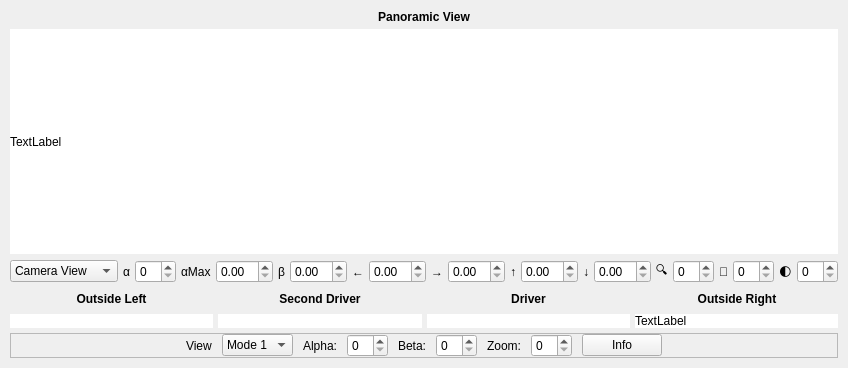
         <widget class="QWidget" name="page_calibration_dashcam">
          <layout class="QVBoxLayout" name="verticalLayout_18">
           <property name="spacing">
            <number>5</number>
           </property>
           <property name="leftMargin">
            <number>10</number>
           </property>
           <property name="topMargin">
            <number>10</number>
           </property>
           <property name="rightMargin">
            <number>10</number>
           </property>
           <property name="bottomMargin">
            <number>10</number>
           </property>
           <item>
            <widget class="QLabel" name="label_54">
             <property name="font">
              <font>
               <weight>75</weight>
               <bold>true</bold>
              </font>
             </property>
             <property name="text">
              <string>Panoramic View</string>
             </property>
             <property name="alignment">
              <set>Qt::AlignCenter</set>
             </property>
            </widget>
           </item>
           <item>
            <widget class="QLabel" name="dash_panoramic_callib">
             <property name="sizePolicy">
              <sizepolicy hsizetype="Preferred" vsizetype="Expanding">
               <horstretch>0</horstretch>
               <verstretch>0</verstretch>
              </sizepolicy>
             </property>
             <property name="minimumSize">
              <size>
               <width>0</width>
               <height>225</height>
              </size>
             </property>
             <property name="styleSheet">
              <string notr="true">background:white;</string>
             </property>
             <property name="text">
              <string>TextLabel</string>
             </property>
            </widget>
           </item>
           <item>
            <widget class="QFrame" name="frame_13">
             <property name="minimumSize">
              <size>
               <width>0</width>
               <height>25</height>
              </size>
             </property>
             <property name="maximumSize">
              <size>
               <width>16777215</width>
               <height>25</height>
              </size>
             </property>
             <property name="frameShape">
              <enum>QFrame::NoFrame</enum>
             </property>
             <property name="frameShadow">
              <enum>QFrame::Raised</enum>
             </property>
             <layout class="QVBoxLayout" name="verticalLayout_22">
              <property name="spacing">
               <number>0</number>
              </property>
              <property name="leftMargin">
               <number>0</number>
              </property>
              <property name="topMargin">
               <number>0</number>
              </property>
              <property name="rightMargin">
               <number>0</number>
              </property>
              <property name="bottomMargin">
               <number>0</number>
              </property>
              <item>
               <widget class="QFrame" name="frame_16">
                <property name="frameShape">
                 <enum>QFrame::NoFrame</enum>
                </property>
                <property name="frameShadow">
                 <enum>QFrame::Raised</enum>
                </property>
                <layout class="QHBoxLayout" name="horizontalLayout_26">
                 <property name="spacing">
                  <number>5</number>
                 </property>
                 <property name="leftMargin">
                  <number>0</number>
                 </property>
                 <property name="topMargin">
                  <number>0</number>
                 </property>
                 <property name="rightMargin">
                  <number>0</number>
                 </property>
                 <property name="bottomMargin">
                  <number>0</number>
                 </property>
                 <item>
                  <widget class="QComboBox" name="comboBox_6">
                   <item>
                    <property name="text">
                     <string>Camera View</string>
                    </property>
                   </item>
                   <item>
                    <property name="text">
                     <string>Anypoint View</string>
                    </property>
                   </item>
                   <item>
                    <property name="text">
                     <string>X Panorama</string>
                    </property>
                   </item>
                  </widget>
                 </item>
                 <item>
                  <widget class="QLabel" name="label_50">
                   <property name="text">
                    <string>α</string>
                   </property>
                  </widget>
                 </item>
                 <item>
                  <widget class="QSpinBox" name="spinBox"/>
                 </item>
                 <item>
                  <widget class="QLabel" name="label_55">
                   <property name="text">
                    <string>αMax</string>
                   </property>
                  </widget>
                 </item>
                 <item>
                  <widget class="QDoubleSpinBox" name="doubleSpinBox_2"/>
                 </item>
                 <item>
                  <widget class="QLabel" name="label_56">
                   <property name="text">
                    <string>β</string>
                   </property>
                  </widget>
                 </item>
                 <item>
                  <widget class="QDoubleSpinBox" name="doubleSpinBox_3"/>
                 </item>
                 <item>
                  <widget class="QLabel" name="label_57">
                   <property name="text">
                    <string>←</string>
                   </property>
                  </widget>
                 </item>
                 <item>
                  <widget class="QDoubleSpinBox" name="doubleSpinBox_6"/>
                 </item>
                 <item>
                  <widget class="QLabel" name="label_58">
                   <property name="text">
                    <string>→</string>
                   </property>
                  </widget>
                 </item>
                 <item>
                  <widget class="QDoubleSpinBox" name="doubleSpinBox_4"/>
                 </item>
                 <item>
                  <widget class="QLabel" name="label_59">
                   <property name="text">
                    <string>↑</string>
                   </property>
                  </widget>
                 </item>
                 <item>
                  <widget class="QDoubleSpinBox" name="doubleSpinBox_5"/>
                 </item>
                 <item>
                  <widget class="QLabel" name="label_60">
                   <property name="text">
                    <string>↓</string>
                   </property>
                  </widget>
                 </item>
                 <item>
                  <widget class="QDoubleSpinBox" name="doubleSpinBox_9"/>
                 </item>
                 <item>
                  <widget class="QLabel" name="label_63">
                   <property name="text">
                    <string>🔍</string>
                   </property>
                  </widget>
                 </item>
                 <item>
                  <widget class="QSpinBox" name="spinBox_2"/>
                 </item>
                 <item>
                  <widget class="QLabel" name="label_61">
                   <property name="text">
                    <string>🔆</string>
                   </property>
                  </widget>
                 </item>
                 <item>
                  <widget class="QSpinBox" name="spinBox_7"/>
                 </item>
                 <item>
                  <widget class="QLabel" name="label_62">
                   <property name="text">
                    <string>🌓︎</string>
                   </property>
                  </widget>
                 </item>
                 <item>
                  <widget class="QSpinBox" name="spinBox_8"/>
                 </item>
                </layout>
               </widget>
              </item>
             </layout>
            </widget>
           </item>
           <item>
            <widget class="QFrame" name="frame_15">
             <property name="minimumSize">
              <size>
               <width>0</width>
               <height>20</height>
              </size>
             </property>
             <property name="frameShape">
              <enum>QFrame::NoFrame</enum>
             </property>
             <property name="frameShadow">
              <enum>QFrame::Raised</enum>
             </property>
             <property name="lineWidth">
              <number>0</number>
             </property>
             <property name="midLineWidth">
              <number>0</number>
             </property>
             <layout class="QHBoxLayout" name="horizontalLayout_29">
              <property name="leftMargin">
               <number>0</number>
              </property>
              <property name="topMargin">
               <number>0</number>
              </property>
              <property name="rightMargin">
               <number>0</number>
              </property>
              <property name="bottomMargin">
               <number>0</number>
              </property>
              <item>
               <widget class="QLabel" name="label_67">
                <property name="font">
                 <font>
                  <weight>75</weight>
                  <bold>true</bold>
                 </font>
                </property>
                <property name="styleSheet">
                 <string notr="true"/>
                </property>
                <property name="text">
                 <string>Outside Left</string>
                </property>
                <property name="alignment">
                 <set>Qt::AlignCenter</set>
                </property>
               </widget>
              </item>
              <item>
               <widget class="QLabel" name="label_71">
                <property name="font">
                 <font>
                  <weight>75</weight>
                  <bold>true</bold>
                 </font>
                </property>
                <property name="text">
                 <string>Second Driver</string>
                </property>
                <property name="alignment">
                 <set>Qt::AlignCenter</set>
                </property>
               </widget>
              </item>
              <item>
               <widget class="QLabel" name="label_70">
                <property name="font">
                 <font>
                  <weight>75</weight>
                  <bold>true</bold>
                 </font>
                </property>
                <property name="text">
                 <string>Driver</string>
                </property>
                <property name="alignment">
                 <set>Qt::AlignCenter</set>
                </property>
               </widget>
              </item>
              <item>
               <widget class="QLabel" name="label_68">
                <property name="font">
                 <font>
                  <weight>75</weight>
                  <bold>true</bold>
                 </font>
                </property>
                <property name="text">
                 <string>Outside Right</string>
                </property>
                <property name="alignment">
                 <set>Qt::AlignCenter</set>
                </property>
               </widget>
              </item>
             </layout>
            </widget>
           </item>
           <item>
            <widget class="QFrame" name="frame_12">
             <property name="frameShape">
              <enum>QFrame::NoFrame</enum>
             </property>
             <property name="frameShadow">
              <enum>QFrame::Raised</enum>
             </property>
             <layout class="QHBoxLayout" name="horizontalLayout_23">
              <property name="spacing">
               <number>5</number>
              </property>
              <property name="leftMargin">
               <number>0</number>
              </property>
              <property name="topMargin">
               <number>0</number>
              </property>
              <property name="rightMargin">
               <number>0</number>
              </property>
              <property name="bottomMargin">
               <number>0</number>
              </property>
              <item>
               <widget class="QLabel" name="label_49">
                <property name="sizePolicy">
                 <sizepolicy hsizetype="Preferred" vsizetype="Expanding">
                  <horstretch>0</horstretch>
                  <verstretch>0</verstretch>
                 </sizepolicy>
                </property>
                <property name="styleSheet">
                 <string notr="true">background:white;</string>
                </property>
                <property name="text">
                 <string/>
                </property>
               </widget>
              </item>
              <item>
               <widget class="QLabel" name="label_53">
                <property name="sizePolicy">
                 <sizepolicy hsizetype="Preferred" vsizetype="Expanding">
                  <horstretch>0</horstretch>
                  <verstretch>0</verstretch>
                 </sizepolicy>
                </property>
                <property name="styleSheet">
                 <string notr="true">background:white;</string>
                </property>
                <property name="text">
                 <string/>
                </property>
               </widget>
              </item>
              <item>
               <widget class="QLabel" name="label_51">
                <property name="styleSheet">
                 <string notr="true">background:white;</string>
                </property>
                <property name="text">
                 <string/>
                </property>
               </widget>
              </item>
              <item>
               <widget class="QLabel" name="label_52">
                <property name="styleSheet">
                 <string notr="true">background:white;</string>
                </property>
                <property name="text">
                 <string>TextLabel</string>
                </property>
               </widget>
              </item>
             </layout>
            </widget>
           </item>
           <item>
            <widget class="QFrame" name="frame_14">
             <property name="sizePolicy">
              <sizepolicy hsizetype="Preferred" vsizetype="Minimum">
               <horstretch>0</horstretch>
               <verstretch>0</verstretch>
              </sizepolicy>
             </property>
             <property name="minimumSize">
              <size>
               <width>0</width>
               <height>25</height>
              </size>
             </property>
             <property name="maximumSize">
              <size>
               <width>16777215</width>
               <height>25</height>
              </size>
             </property>
             <property name="frameShape">
              <enum>QFrame::StyledPanel</enum>
             </property>
             <property name="frameShadow">
              <enum>QFrame::Raised</enum>
             </property>
             <layout class="QHBoxLayout" name="horizontalLayout_30">
              <property name="spacing">
               <number>0</number>
              </property>
              <property name="leftMargin">
               <number>0</number>
              </property>
              <property name="topMargin">
               <number>0</number>
              </property>
              <property name="rightMargin">
               <number>0</number>
              </property>
              <property name="bottomMargin">
               <number>0</number>
              </property>
              <item>
               <spacer name="horizontalSpacer_4">
                <property name="orientation">
                 <enum>Qt::Horizontal</enum>
                </property>
                <property name="sizeHint" stdset="0">
                 <size>
                  <width>40</width>
                  <height>20</height>
                 </size>
                </property>
               </spacer>
              </item>
              <item>
               <widget class="QFrame" name="frame_11">
                <property name="frameShape">
                 <enum>QFrame::NoFrame</enum>
                </property>
                <property name="frameShadow">
                 <enum>QFrame::Raised</enum>
                </property>
                <layout class="QHBoxLayout" name="horizontalLayout_28">
                 <property name="spacing">
                  <number>10</number>
                 </property>
                 <property name="leftMargin">
                  <number>0</number>
                 </property>
                 <property name="topMargin">
                  <number>0</number>
                 </property>
                 <property name="rightMargin">
                  <number>0</number>
                 </property>
                 <property name="bottomMargin">
                  <number>0</number>
                 </property>
                 <item>
                  <widget class="QLabel" name="label_64">
                   <property name="text">
                    <string>View</string>
                   </property>
                  </widget>
                 </item>
                 <item>
                  <widget class="QComboBox" name="comboBox_7">
                   <item>
                    <property name="text">
                     <string>Mode 1</string>
                    </property>
                   </item>
                   <item>
                    <property name="text">
                     <string>Mode 2</string>
                    </property>
                   </item>
                  </widget>
                 </item>
                 <item>
                  <widget class="QLabel" name="label_65">
                   <property name="text">
                    <string>Alpha:</string>
                   </property>
                  </widget>
                 </item>
                 <item>
                  <widget class="QSpinBox" name="spinBox_10"/>
                 </item>
                 <item>
                  <widget class="QLabel" name="label_66">
                   <property name="text">
                    <string>Beta:</string>
                   </property>
                  </widget>
                 </item>
                 <item>
                  <widget class="QSpinBox" name="spinBox_12"/>
                 </item>
                 <item>
                  <widget class="QLabel" name="label_69">
                   <property name="text">
                    <string>Zoom:</string>
                   </property>
                  </widget>
                 </item>
                 <item>
                  <widget class="QSpinBox" name="spinBox"/>
                 </item>
                 <item>
                  <widget class="QPushButton" name="pushButton">
                   <property name="maximumSize">
                    <size>
                     <width>100</width>
                     <height>16777215</height>
                    </size>
                   </property>
                   <property name="text">
                    <string>Info</string>
                   </property>
                  </widget>
                 </item>
                </layout>
               </widget>
              </item>
              <item>
               <spacer name="horizontalSpacer_9">
                <property name="orientation">
                 <enum>Qt::Horizontal</enum>
                </property>
                <property name="sizeHint" stdset="0">
                 <size>
                  <width>40</width>
                  <height>20</height>
                 </size>
                </property>
               </spacer>
              </item>
             </layout>
            </widget>
           </item>
          </layout>
         </widget>
